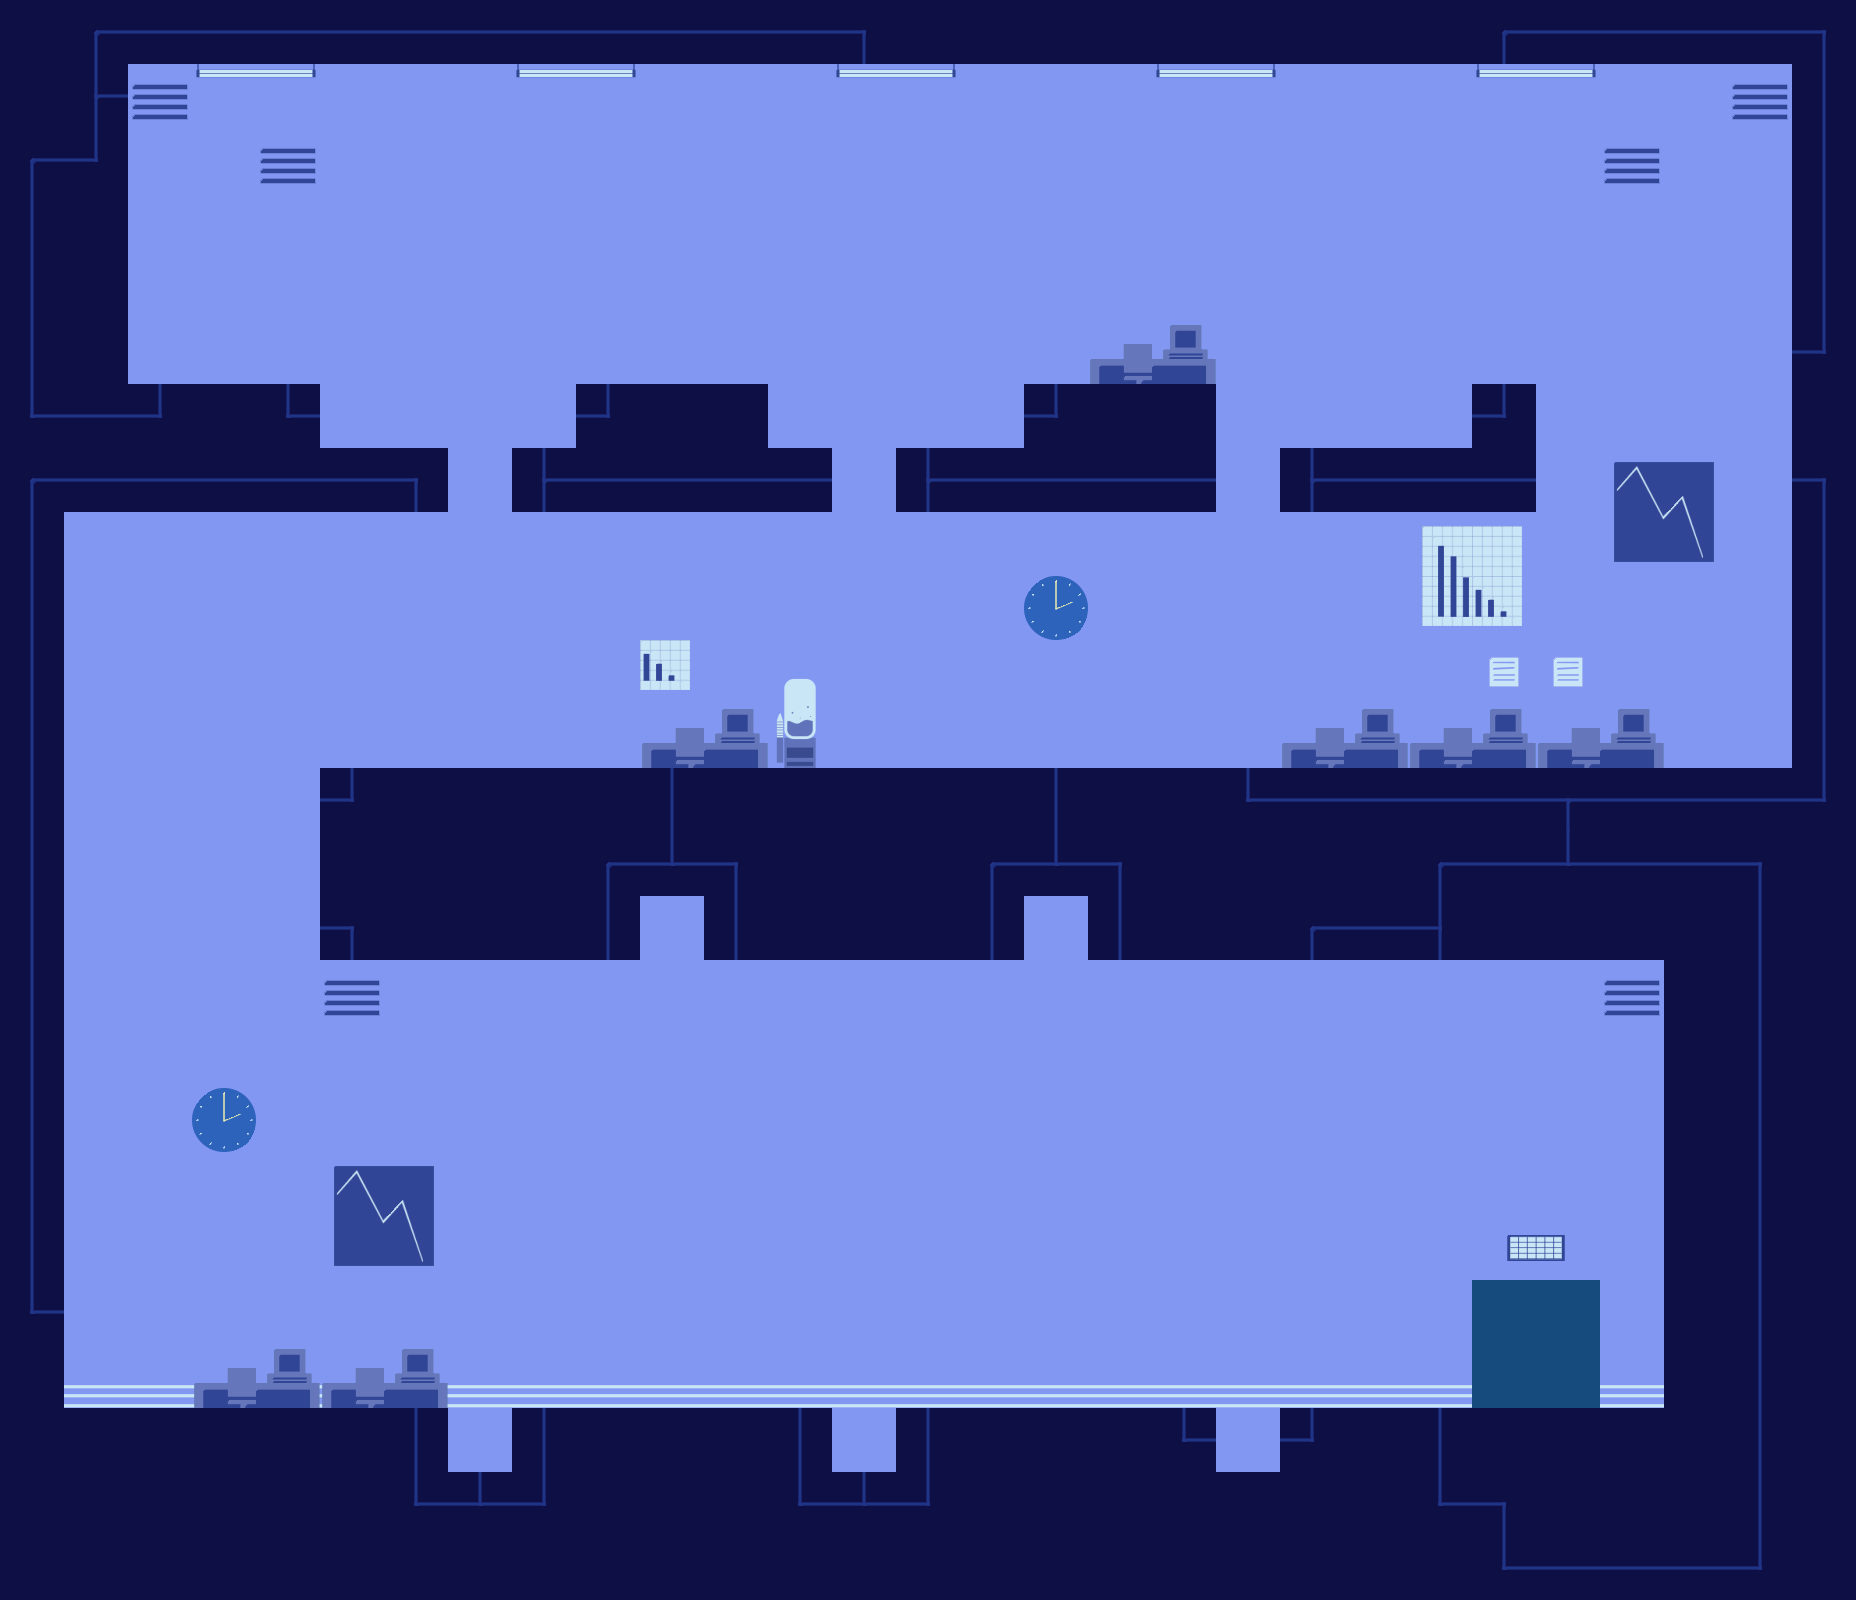

Below is a game level as drawn by its tile map, then a one-line description and the .tmx that defines it (tile-layer data replaced by summaries):
An orthogonal 29x25 tile map with 64x64 px tiles, 7 tile layers (Capa de patrones 1, azul, negro, puerta, ...).

<map version="1.0" orientation="orthogonal" width="29" height="25" tilewidth="64" tileheight="64">
 <tileset firstgid="1" name="tiles01" tilewidth="64" tileheight="64">
  <image source="tiles03.png" width="896" height="256" />
 </tileset>
 <layer name="Capa de patrones 1" width="29" height="25">
  <data>[725 cells, 0 non-empty, 0 distinct tile ids]</data>
 </layer>
 <layer name="azul" width="29" height="25">
  <data>[725 cells, 725 non-empty, 1 distinct tile ids]</data>
 </layer>
 <layer name="negro" width="29" height="25">
  <data>[725 cells, 272 non-empty, 1 distinct tile ids]</data>
 </layer>
 <layer name="puerta" width="29" height="25">
  <data>[725 cells, 29 non-empty, 4 distinct tile ids]</data>
 </layer>
 <layer name="elementos" width="29" height="25">
  <data>[725 cells, 39 non-empty, 15 distinct tile ids]</data>
 </layer>
 <layer name="luces" width="29" height="25">
  <data>[725 cells, 10 non-empty, 2 distinct tile ids]</data>
 </layer>
 <layer name="Lineas" width="29" height="25">
  <data>[725 cells, 139 non-empty, 11 distinct tile ids]</data>
 </layer>
</map>
